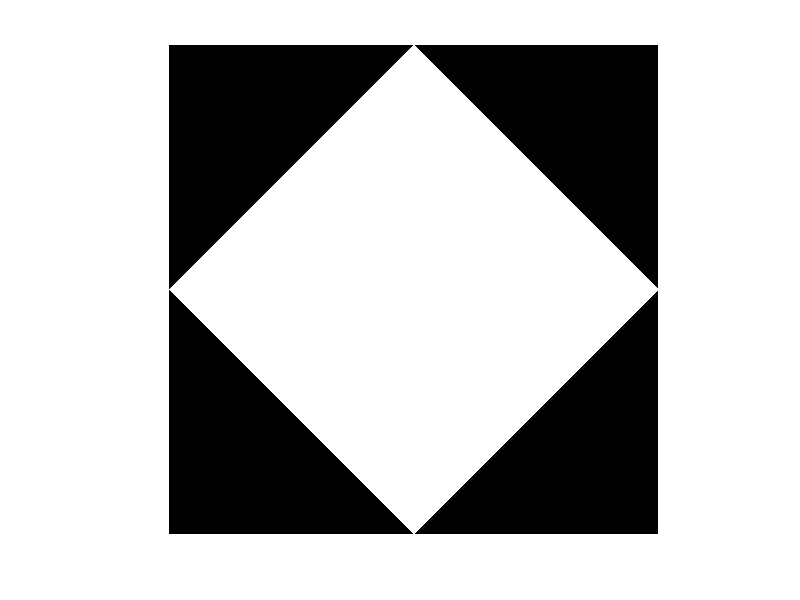

MATLAB code for this plot:
%Exercise 4

%Create a lower triangular white tile
W = tril(repmat(75,[1024,1024]));

%Rotate tile three times
R0 = W; 
R90 = rot90(R0);
R180 = rot90(R90);
R270 = rot90(R180);

%Combine the rotated tiles 
Diamond = [R90 R0;R180 R270];
imshow(Diamond,[]);